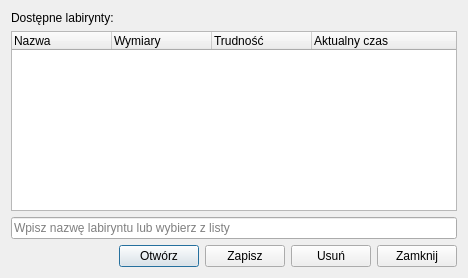
<?xml version="1.0" encoding="UTF-8"?>
<ui version="4.0">
 <class>FileDialog</class>
 <widget class="QDialog" name="FileDialog">
  <property name="geometry">
   <rect>
    <x>0</x>
    <y>0</y>
    <width>468</width>
    <height>278</height>
   </rect>
  </property>
  <property name="windowTitle">
   <string>Dialog</string>
  </property>
  <layout class="QVBoxLayout" name="verticalLayout">
   <item>
    <widget class="QLabel" name="label">
     <property name="text">
      <string>Dostępne labirynty:</string>
     </property>
    </widget>
   </item>
   <item>
    <widget class="QTreeWidget" name="tw_filesList">
     <column>
      <property name="text">
       <string>Nazwa</string>
      </property>
     </column>
     <column>
      <property name="text">
       <string>Wymiary</string>
      </property>
     </column>
     <column>
      <property name="text">
       <string>Trudność</string>
      </property>
     </column>
     <column>
      <property name="text">
       <string>Aktualny czas</string>
      </property>
     </column>
    </widget>
   </item>
   <item>
    <widget class="QLineEdit" name="le_fileName">
     <property name="text">
      <string/>
     </property>
     <property name="placeholderText">
      <string>Wpisz nazwę labiryntu lub wybierz z listy</string>
     </property>
    </widget>
   </item>
   <item>
    <layout class="QHBoxLayout" name="horizontalLayout">
     <item>
      <spacer name="horizontalSpacer">
       <property name="orientation">
        <enum>Qt::Horizontal</enum>
       </property>
       <property name="sizeHint" stdset="0">
        <size>
         <width>40</width>
         <height>20</height>
        </size>
       </property>
      </spacer>
     </item>
     <item>
      <widget class="QPushButton" name="pb_Open">
       <property name="text">
        <string>Otwórz</string>
       </property>
      </widget>
     </item>
     <item>
      <widget class="QPushButton" name="pb_Save">
       <property name="text">
        <string>Zapisz</string>
       </property>
      </widget>
     </item>
     <item>
      <widget class="QPushButton" name="pb_Delete">
       <property name="text">
        <string>Usuń</string>
       </property>
      </widget>
     </item>
     <item>
      <widget class="QPushButton" name="pb_Close">
       <property name="text">
        <string>Zamknij</string>
       </property>
      </widget>
     </item>
    </layout>
   </item>
  </layout>
 </widget>
 <resources/>
 <connections/>
</ui>
